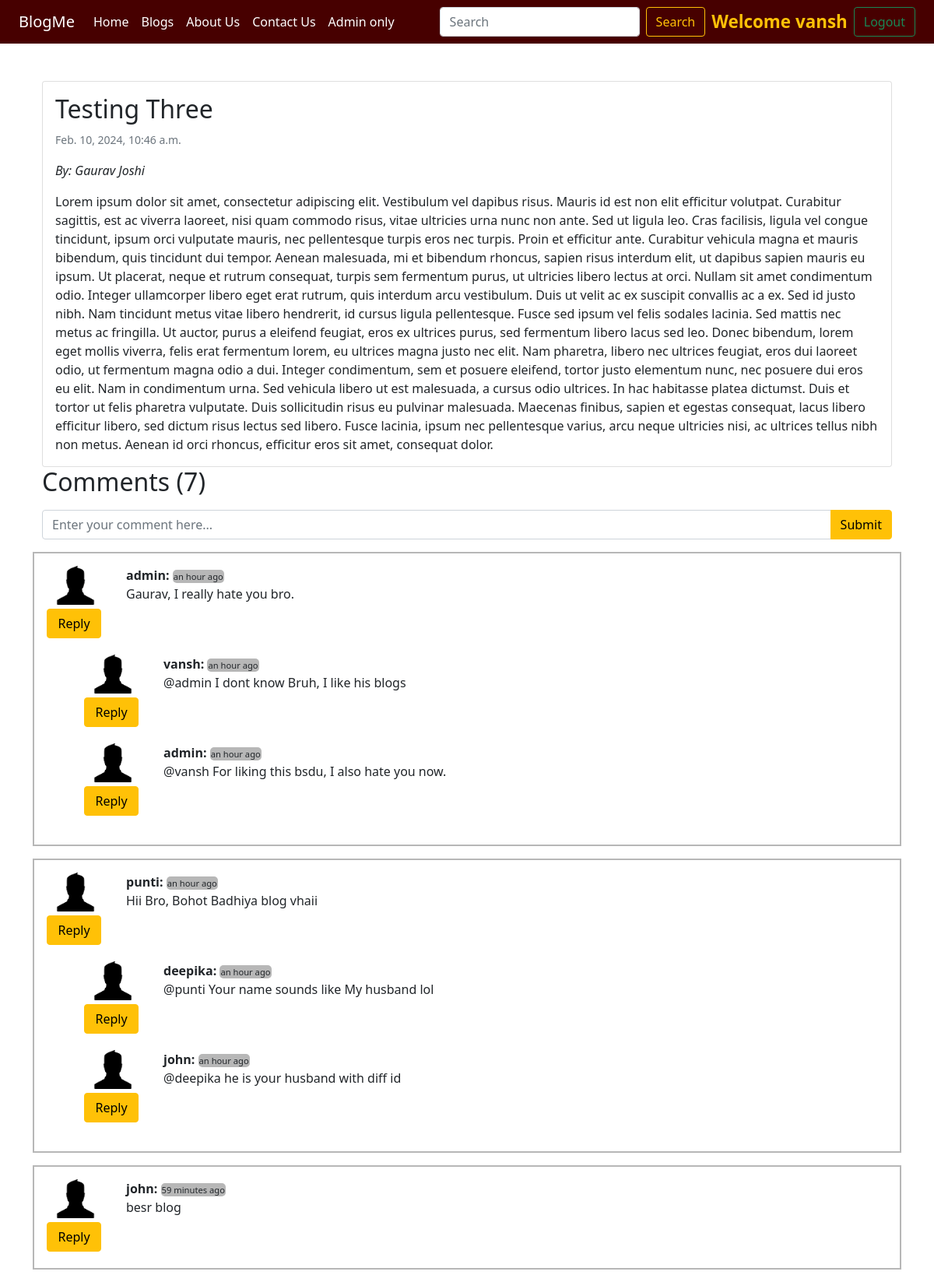
The app's page /blog/Testing-Three-Gaurav-Joshi/ (signed in) with its own data.
### blog/models.py (models this page shows, shortened)
class Post(models.Model):
    pid=models.AutoField(primary_key=True)
    title=models.CharField(max_length=255)
    author=models.CharField(max_length=15)
    content=models.TextField()
    slug=models.CharField(max_length=100)
    timestamp=models.DateTimeField(blank=True)

class BlogComment(models.Model):
    cid=models.AutoField(primary_key=True)
    comment=models.TextField()
    user=models.ForeignKey(User, on_delete=models.CASCADE)
    post=models.ForeignKey(Post, on_delete=models.CASCADE)
    parent=models.ForeignKey('self', on_delete=models.CASCADE, null=True)
    timestamp=models.DateTimeField(default=now)

### blog/views.py (the view)
# urls.py: path('<str:slug>/', views.blogPost, name='blogPost'),
def blogPost(request, slug):
    post = Post.objects.filter(slug=slug).first()
    comments = BlogComment.objects.filter(post=post, parent=None)
    replies = BlogComment.objects.filter(post=post).exclude(parent=None)
    totalcomments = list(chain(comments, replies))
    replyDict = {}
    for reply in replies:
        if reply.parent.cid not in replyDict:
            replyDict[reply.parent.cid] = [reply]
        else:
            replyDict[reply.parent.cid].append(reply)
    context = {'post': post, 'comments': comments, 'user': request.user, 'replyDict': replyDict, 'totalcomments':totalcomments}
    return render(request, 'blog/blogPost.html', context)

### blog/templatetags/extras.py (called while the page is built)
@register.filter(name="get_val")
def get_val(dict,key):
    return dict.get(key)

### templates/blog/blogPost.html (shortened to what this page needs)
{% extends 'home/base.html' %}
{% block css %}
    <link href="https://stackpath.bootstrapcdn.com/bootstrap/5.1.3/css/bootstrap.min.css" rel="stylesheet">
{% endblock %}
{% block body %}
    {% load humanize %}
    {% load extras %}
    <div class="container mt-5">
        <div class="card">
            <div class="card-body">
                <h2 class="card-title">{{ post.title }}</h2>
                <p class="card-text"><small class="text-muted">{{ post.timestamp }}</small></p>
                <p class="card-text"><em>By: {{ post.author }}</em></p>
                <p class="card-text">{{ post.content }}</p>
            </div>
        </div>
    </div>
    <div class="container">
        <h2>Comments ({{ totalcomments|length }})</h2>
        <div class="my-2">
            {% if user.is_authenticated %}
                <form action="/blog/postComment/" method="post" class="my-3">
                    <div class="input-group mb-3">
                        <input type="text" class="form-control" name="comment" id="comment"
                               placeholder="Enter your comment here..." required>
                        <button class="btn btn-warning" type="submit">Submit</button>
                    </div>
                </form>
            {% else %}
                <h4>You are not logged in. Login to post comments</h4>
            {% endif %}
        </div>
        {% for comment in comments %}
            <div class="row my-3 custom-comment-box">
                <div class="col-md-1">
                    <img class="defuserimg" src="/media/blog/defuser.png" alt="">
                </div>
                <div class="col-md-11">
                    <b>{{ comment.user.username }}:</b>
                    <span class="timeid">{{ comment.timestamp|naturaltime }}</span>
                    <div>
                        {{ comment.comment }}
                    </div>
                </div>
                <button class="btn btn-warning custrep" type="button" data-bs-toggle="collapse"
                        data-bs-target="#replyForm{{ comment.cid }}" aria-expanded="false"
                        aria-controls="replyForm{{ comment.cid }}"
                        onclick="populateUsername('{{ comment.user.username }}')">
                    Reply
                </button>
                <div class="reply">
                    {% for reply in replyDict|get_val:comment.cid %}
                        <div class="row my-3">
                            <div class="col-md-1">
                                <img class="defuserimg" src="/media/blog/defuser.png" alt="">
                            </div>
                            <div class="col-md-11">
                                <b>{{ reply.user.username }}:</b>
                                <span class="timeid">{{ reply.timestamp|naturaltime }}</span>
                                <div>
                                    {{ reply.comment }}
                                </div>
                            </div>
                            <button class="btn btn-warning custrep" type="button" data-bs-toggle="collapse"
                                    data-bs-target="#replyForm{{ reply.cid }}" aria-expanded="false"
                                    aria-controls="replyForm{{ reply.cid }}"
                                    onclick="populateUsername('{{ reply.user.username }}')">
                                Reply
                            </button>
                        </div>
                    {% endfor %}
                </div>
            </div>
        {% endfor %}
    </div>
{% endblock %}

### templates/home/base.html (shortened to what this page needs)
<!doctype html>
<html lang="en">
  <head>
    {% load static %}
    <link href="https://cdn.jsdelivr.net/npm/bootstrap@5.3.2/dist/css/bootstrap.min.css" rel="stylesheet">
    <link rel="stylesheet" href="{% static 'css/base.css' %}">
    {% block css %}{% endblock %}
  </head>
  <body>
    <nav class="navbar navbar-expand-lg bg-body-tertiary navbar-custom">
        <div class="container-fluid">
          <a class="navbar-brand" href="/">BlogMe</a>
          <div class="collapse navbar-collapse" id="navbarSupportedContent">
            <ul class="navbar-nav me-auto mb-2 mb-lg-0">
              <li class="nav-item">
                <a class="nav-link {% block homeactive %}{% endblock %}" aria-current="page" href="/">Home</a>
              </li>
              <li class="nav-item">
                <a class="nav-link {% block blogactive %}{% endblock %}" href="/blog">Blogs</a>
              </li>
              <li class="nav-item">
                <a class="nav-link {% block aboutactive %}{% endblock %}" href="/about">About Us</a>
              </li>
              <li class="nav-item">
                <a class="nav-link {% block contactactive %}{% endblock %}" href="/contact">Contact Us</a>
              </li>
              <li class="nav-item">
                <a class="nav-link {% block adminactive %}{% endblock %}" target="_blank" href="/admin">Admin only</a>
              </li>
            </ul>
            <form class="d-flex" role="search" method="get" action="/search/">
              <input class="form-control me-2" name="search" id="search" type="search" placeholder="Search" aria-label="Search">
              <button class="btn btn-outline-warning" type="submit">Search</button>
            </form>
            {% if user.is_authenticated %}
            <span id="logguser">Welcome {{ request.user }}</span>
            <button type="button" class="btn btn-outline-success" data-bs-toggle="modal" data-bs-target="#logoutModal">
              Logout
            </button>
            {% endif %}
          </div>
        </div>
      </nav>
      {% block body %}{% endblock %}
  </body>
</html>

### static/css/base.css (style rules this page uses)
.navbar-custom { background-color: #470000!important; }
.navbar-custom .nav-link { color: #ffffff!important; }
.navbar-custom .navbar-brand { color: #ffffff; }
#logguser { font-weight: bolder; color: #ffc107; font-size: 1.4rem; margin: 0 0.5rem; }

### templates/blog/blogPost.html (style rules this page uses)
.defuserimg { width: 50px; }
.timeid { font-size: 0.7rem; background-color: rgb(183, 183, 183); padding: 1px; border-radius: 5px; }
.custrep { width: 70px; margin: 5px 0; }
.custom-comment-box { border: 2px solid rgb(183, 183, 183); padding: 1rem; }
.reply { margin-left: 3rem; }

### records on screen
Post: title "Testing Three", timestamp "Feb. 10, 2024, 10:46 a.m.", author "Gaurav Joshi", content "Lorem ipsum dolor sit amet, consectetur adipiscing elit. Vestibulum vel dapibus risus. Mauris id est non elit efficitur volutpat. Curabitur sagittis, est ac viverra laoreet, nisi quam commodo risus, vitae ultricies urna nunc non ante. Sed ut ligula leo. Cras facilisis, ligula vel congue tincidunt, ipsum orci vulputate mauris, nec pellentesque turpis eros nec turpis. Proin et efficitur ante. Curabitur vehicula magna et mauris bibendum, quis tincidunt dui tempor. Aenean malesuada, mi et bibendum rhoncus, sapien risus interdum elit, ut dapibus sapien mauris eu ipsum. Ut placerat, neque et rutrum consequat, turpis sem fermentum purus, ut ultricies libero lectus at orci. Nullam sit amet…"
BlogComment: user.username "admin", timestamp "an hour ago", comment "Gaurav, I really hate you bro."
BlogComment: user.username "vansh", timestamp "an hour ago", comment "@admin I dont know Bruh, I like his blogs"
BlogComment: user.username "admin", timestamp "an hour ago", comment "@vansh For liking this bsdu, I also hate you now."
BlogComment: user.username "punti", timestamp "an hour ago", comment "Hii Bro, Bohot Badhiya blog vhaii"
BlogComment: user.username "deepika", timestamp "an hour ago", comment "@punti Your name sounds like My husband lol"
BlogComment: user.username "john", timestamp "an hour ago", comment "@deepika he is your husband with diff id"
BlogComment: user.username "john", timestamp "59 minutes ago", comment "besr blog"

### other values on screen
{{ request.user }} "vansh"
{{ totalcomments|length }} "7"
